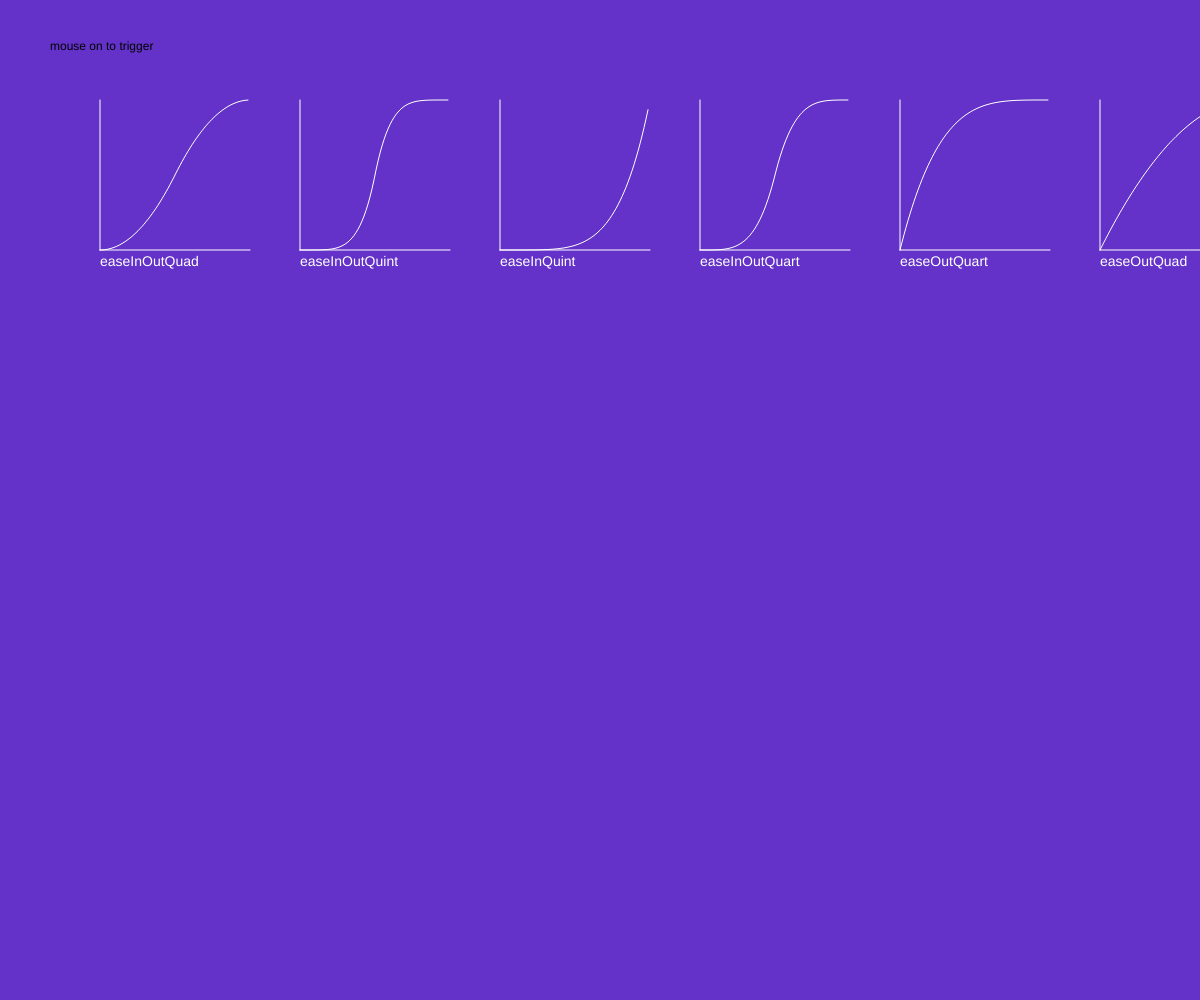
Frame 1 (no input)
Frame 60 (no input): identical to frame 1, image omitted
Frame 120 (the mouse pressed at the canvas centre since frame 60): identical to frame 1, image omitted

The p5.js sketch that drew this single still picture (run headless with seeded random() and noise() and a simulated clock; from frame 60 on, the mouse is pressed at the canvas centre):

// p5.js sketch
// ── sketch.js
var t = 0;  // time used to animate circle along the line
var dir = 1;  // direction moving
var gSize = 150;  // size of the graph

function setup() {
  createCanvas(window.innerWidth, window.innerHeight);
}


function draw(){
  background(100, 50, 200); 
 text("mouse on to trigger", 50, 50);
  // increase t in current direction
  t += .015 * dir;
  // reverse t if it becomes greater than 1 or less than 0
  if( t >= 1 || t <= 0){ dir *= -1; }
  push();
  translate(100,100);
    // draw the graph and animation passing in the function we want to use to ease as a parameter
    drawGraph(easeInOutQuad);
    drawLabel("easeInOutQuad");
    if(mouseX>100&&mouseX<250&&mouseY<250)
    drawAnimatedPoint(t,easeInOutQuad);
    // draw a nice label underneath
  pop();

push();
  translate(300,100);
    // draw the graph and animation passing in the function we want to use to ease as a parameter
    drawGraph(easeInOutQuint);
    drawLabel("easeInOutQuint");
    if(mouseX>300&&mouseX<450&&mouseY<250)
    drawAnimatedPoint(t,easeInOutQuint);
    // draw a nice label underneath
  pop();

push();
translate(500,100);
    // draw the graph and animation passing in the function we want to use to ease as a parameter
    drawGraph(easeInQuint);
    drawLabel("easeInQuint");
       if(mouseX>500&&mouseX<650&&mouseY<250)
    drawAnimatedPoint(t,easeInQuint);
    // draw a nice label underneath
  pop();

push();
translate(700,100);
    // draw the graph and animation passing in the function we want to use to ease as a parameter
    drawGraph(easeInOutQuart);
    drawLabel("easeInOutQuart");
    if(mouseX>700&&mouseX<850&&mouseY<250)
    drawAnimatedPoint(t,easeInOutQuart);
    // draw a nice label underneath
  pop();

push();
translate(900,100);
    // draw the graph and animation passing in the function we want to use to ease as a parameter
    drawGraph(easeOutQuart);
    drawLabel("easeOutQuart");
     if(mouseX>900&&mouseX<1050&&mouseY<250)
    drawAnimatedPoint(t,easeOutQuart);
    // draw a nice label underneath
  pop();

push();
translate(1100,100);
    // draw the graph and animation passing in the function we want to use to ease as a parameter
    drawGraph(easeOutQuad);
    drawLabel("easeOutQuad");
    if(mouseX>1100&&mouseX<1250&&mouseY<250)
    drawAnimatedPoint(t,easeOutQuad);
    // draw a nice label underneath
  pop();

}

function drawAnimatedPoint(t,easeFunction,options=null){
  var pct = easeFunction(t,options);
  var lerpPos = pct*gSize; // point A is 0 so only need to multily by point B which is at max graph size 
  var xPos = t * gSize;   // move in linear steps alon x axis
  var yPos = gSize - lerpPos;//var yPos = gSize - lerpPos+t*t*50; // beacause coord inverted
  fill(255);
  ellipse(xPos,yPos,10,10);
}


function drawGraph(easeFunction,options=null){
  noFill();
  stroke(255);
  // draw lines for graph on left and bottom
  line(0,0,0,gSize);
  line(0,gSize,gSize,gSize);

  beginShape();

  for(var i = 0; i < gSize; i+=2){
    
    var pct =(1 / gSize) * i;
    
    pct = easeFunction(pct,options);
    
    var lerpPos = pct*gSize;
    
    vertex(i,gSize-lerpPos); 
  }
  
  endShape();

}
function drawLabel(mytext){
  noStroke();
  fill(255);
  //stroke(255);
  textSize(14);
  text(mytext, 0, gSize+16);
}

function linear(t,options=null){ 
  return t; 
}

function easeInOutQuad(t) { return t<.5 ? 2*t*t : -1+(4-2*t)*t }

function easeInOutQuint (t) { return t<.5 ? 16*t*t*t*t*t : 1+16*(--t)*t*t*t*t }

function easeInQuint (t) { return t*t*t*t*t }

function easeInOutQuart (t) { return t<.5 ? 8*t*t*t*t : 1-8*(--t)*t*t*t }

function easeOutQuart (t) { return 1-(--t)*t*t*t }

function easeOutQuad(t) { return t*(2-t) }
